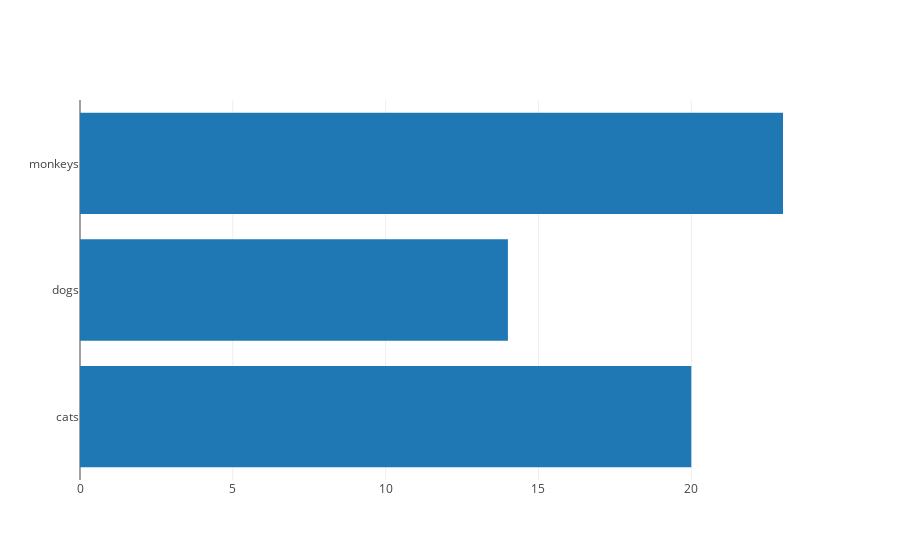

The code cell stored with this chart in its notebook:
### Markdown cell above
### Bar plot

### Code cell
data = [go.Bar(
            x=[20, 14, 23],
            y=['cats', 'dogs', 'monkeys'],
            orientation = 'h'
)]

py.iplot(data)

### Figure 1 — Plotly figure (JSON) as saved in the notebook; plotly's stock layout.template omitted (floating-point values rounded to 4 significant figures)
{"data": [{"orientation": "h", "type": "bar", "x": [20, 14, 23], "y": ["cats", "dogs", "monkeys"]}], "layout": {}}
